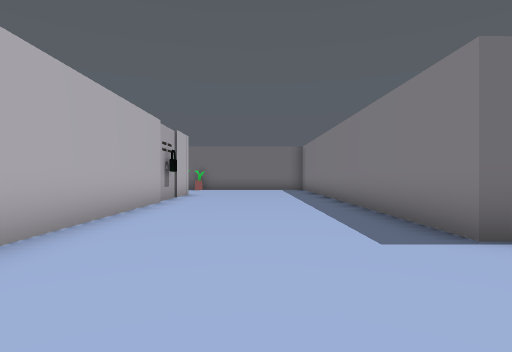
view 1 (above)

20 first-person views from a walk through a scene from a Unity 3-D project. The camera is 1.4 m above the floor, looks level and sees 80° across. The floor is counted in squares, 2 m on a side. Each view is taken from the middle of a square. On the plan, view 1 faces up. The plan holds only what a view shows up to about 10 squares ahead; the rest is blank. The player is left out. Some animated figures are not drawn.

view 2
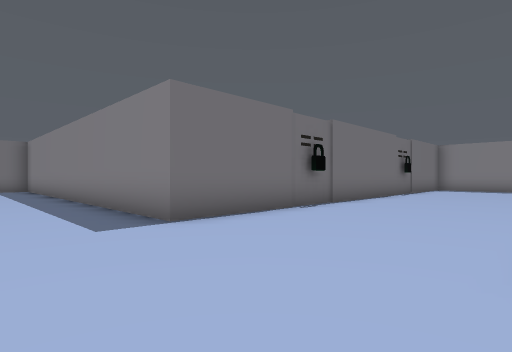

view 3
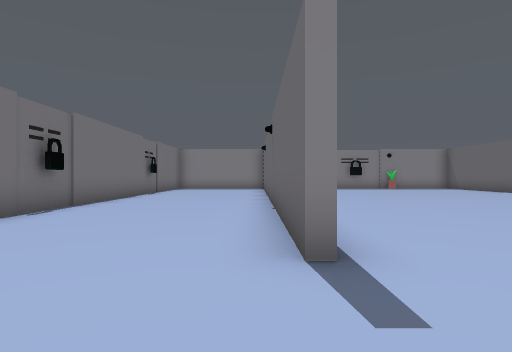

view 4
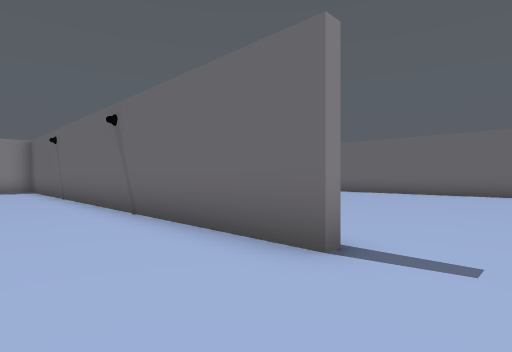

view 5
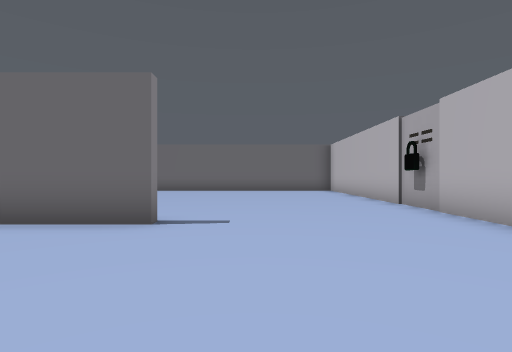

view 6
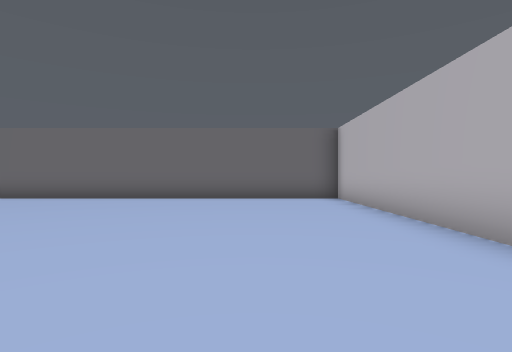

view 7
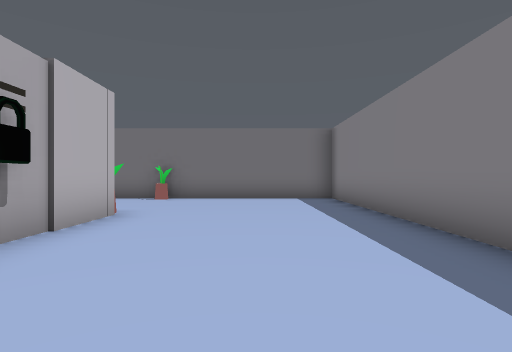

view 8
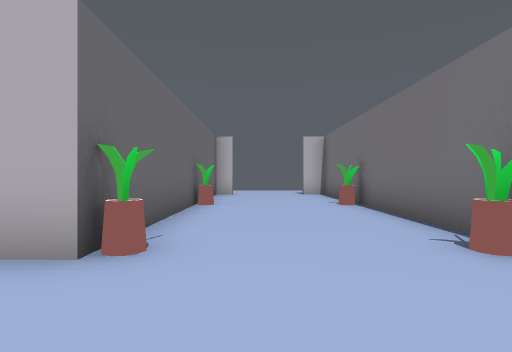

view 9
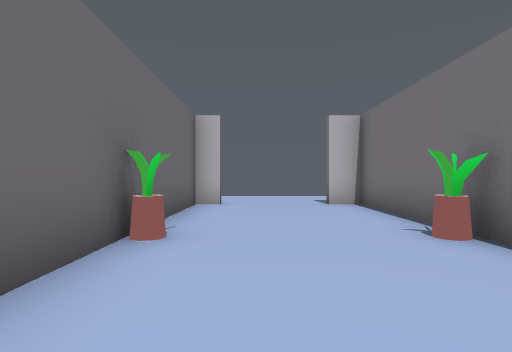

view 10
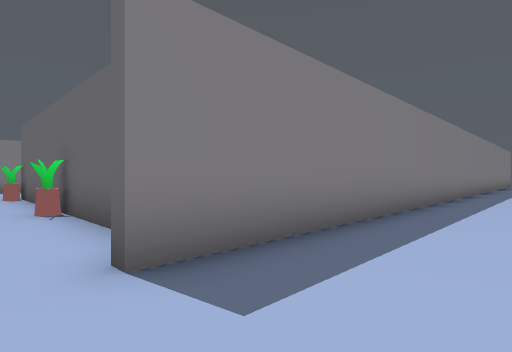

view 11
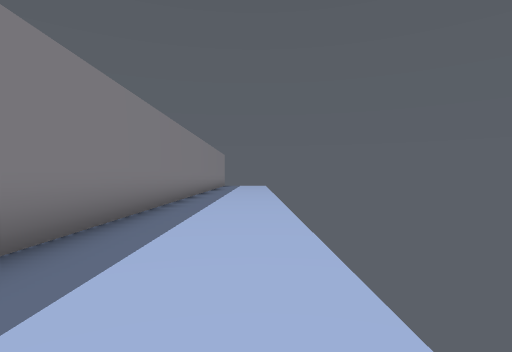

view 12
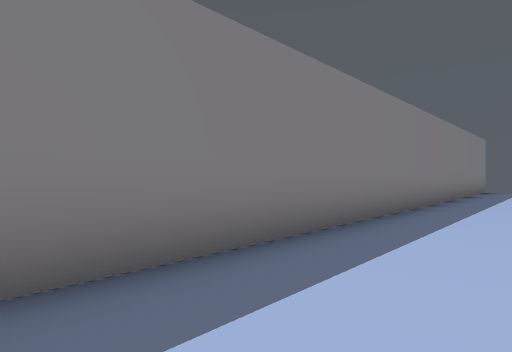

view 13
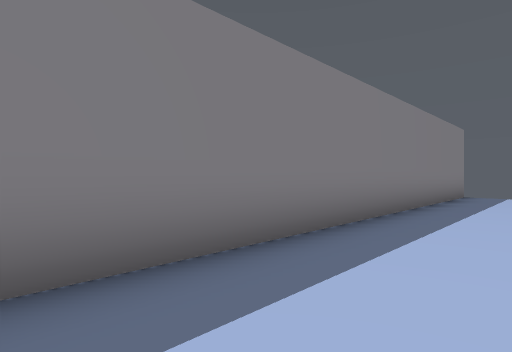

view 14
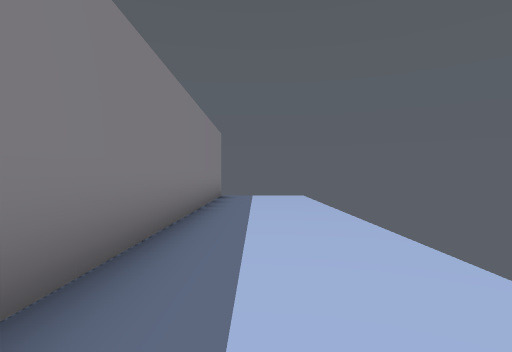

view 15
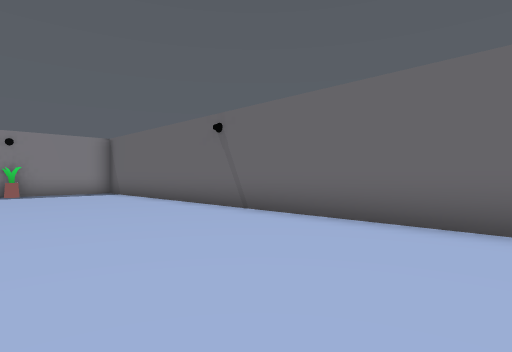

view 16
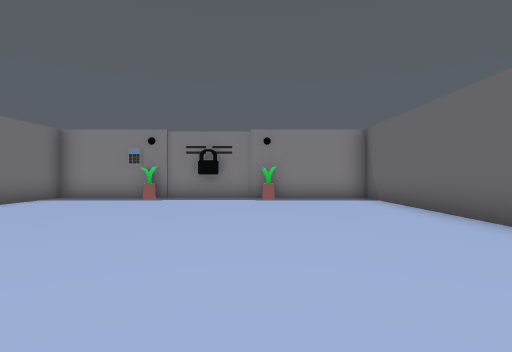

view 17
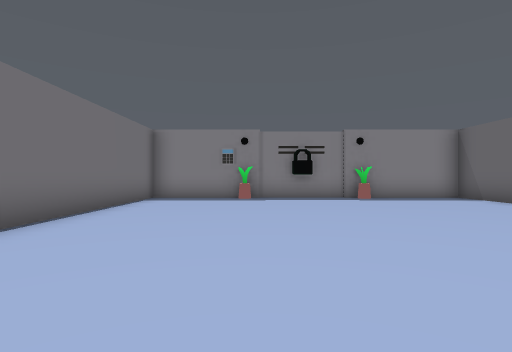

view 18
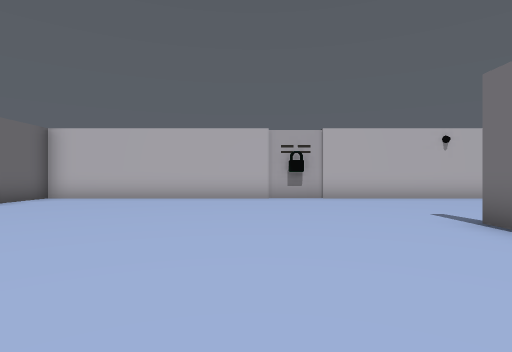

view 19
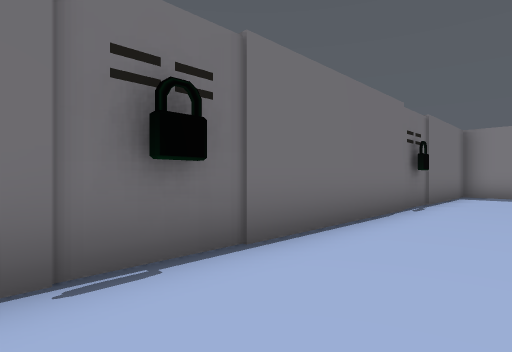

view 20
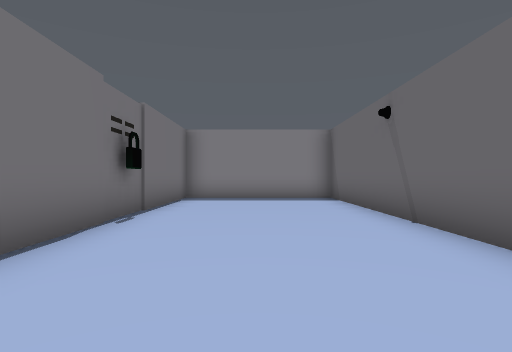

### Floor plan
Points are (right, up) in squares from view 1. A wall is a line through its corners. A room is listed if a view was taken in it or the views show most of it. See-through windows are left out.
Room 1 (views 1, 2, 3, 4, 5, 6, 7, 8, 9, 10, 11, 12, 13, 14, 15, 16, 17, 18, 19, 20)
walls: (5.5, 3.3) (2.4, 3.3) (2.4, 15.6) (-11.5, 15.6) (-11.5, 14.8); (2.5, -1.4) (16.9, -1.4) (16.9, 3.3); (3.1, -1.7) (2.5, -1.7); (-2.6, 8.2) (-2.6, -2.6); (-2.6, -4.5) (-2.6, -11.5) (16.9, -11.5) (16.9, -8.5); (11.5, 3.3) (7.1, 3.3); (-11.8, -0.5) (-11.8, 12.1); (16.9, -4.5) (16.9, -1.7) (10.9, -1.7); (-11.5, 12.1) (-11.5, 11.5) (-2.6, 11.5) (-2.6, 9.8); (-11.8, -11.8) (-11.8, -2.4)
ways out: gap at (-12, -12)
objects: other object (-7, 12); other object (-7, 15); other object (-3, -4) to (-3, -3); other object (-3, 9); other object (-3, 12); other object (-3, 15); other object (6, 3) to (6, 4); other object (12, 3) to (12, 4); other object (17, -8); other object (17, -7) to (17, -6); other object (17, -5)

Positions as (right, up) in squares from view 1, and headings:
1: (0, 0), facing up
2: (0, -1), facing up-right
3: (0, -1), facing right
4: (1, 1), facing down-right
5: (1, 3), facing down
6: (0, -2), facing down
7: (0, 6), facing up
8: (0, 13), facing left
9: (-4, 13), facing left
10: (-14, 13), facing down-right
11: (-14, 10), facing down
12: (-14, 4), facing down-right
13: (-14, 0), facing down-right
14: (-13, -1), facing down
15: (4, -7), facing down-right
16: (7, -8), facing right
17: (7, -5), facing right
18: (7, -5), facing left
19: (5, 1), facing up-right
20: (7, 1), facing right
